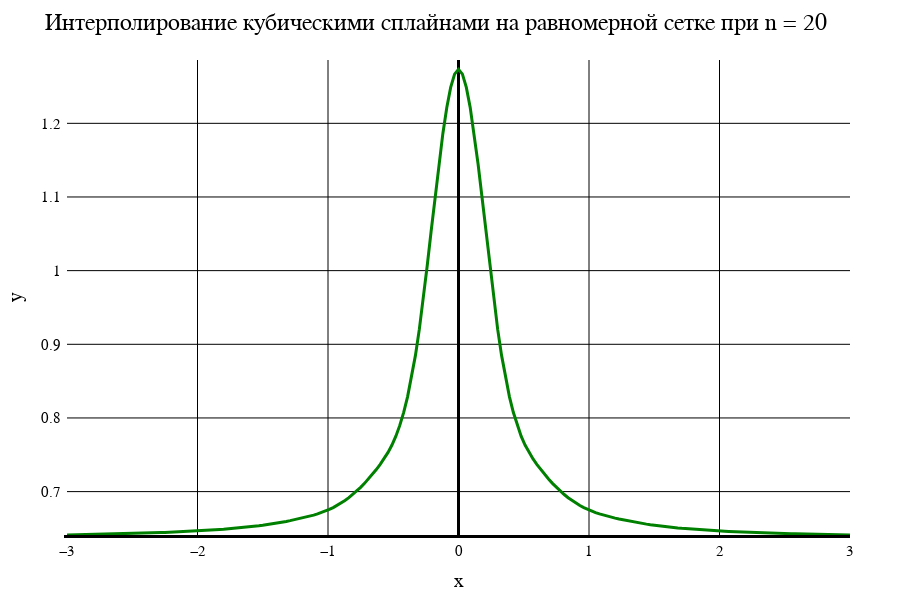

The code cell stored with this chart in its notebook:
### Markdown cell above
Сплайн. Равномерная сетка

### Code cell
data3[1]

### Figure 1 — Plotly figure (JSON) as saved in the notebook; plotly's stock layout.template omitted (floating-point values rounded to 4 significant figures; data arrays with more than 128 entries replaced by an {"elided": "..."} marker saying what was removed)
{"data": [{"line": {"color": "green", "width": 3}, "mode": "line", "type": "scatter", "x": {"elided": "201 float values"}, "y": {"elided": "201 float values"}}], "layout": {"coloraxis": {"outlinecolor": "black"}, "font": {"color": "black", "family": "Time New Roman"}, "height": 600, "margin": {"b": 50, "l": 50, "r": 50, "t": 60}, "paper_bgcolor": "white", "plot_bgcolor": "white", "title": {"autosize": false, "font": {"color": "black", "family": "Times New Roman", "size": 24}, "paper_bgcolor": "red", "text": "Интерполирование кубическими сплайнами на равномерной сетке при n = 20"}, "width": 900, "xaxis": {"color": "black", "gridcolor": "black", "gridwidth": 1, "linecolor": "black", "linewidth": 3, "tickfont": {"size": 15}, "title": {"font": {"color": "black", "family": "Times New Roman", "size": 20}, "text": "x"}, "zeroline": true, "zerolinecolor": "black", "zerolinewidth": 3}, "yaxis": {"exponentformat": "power", "gridcolor": "black", "gridwidth": 1, "linewidth": 3, "range": [0.6411, 1.286], "tickfont": {"size": 15}, "title": {"font": {"color": "black", "family": "Times New Roman", "size": 20}, "text": "y"}, "zeroline": true, "zerolinecolor": "black", "zerolinewidth": 1}}}
